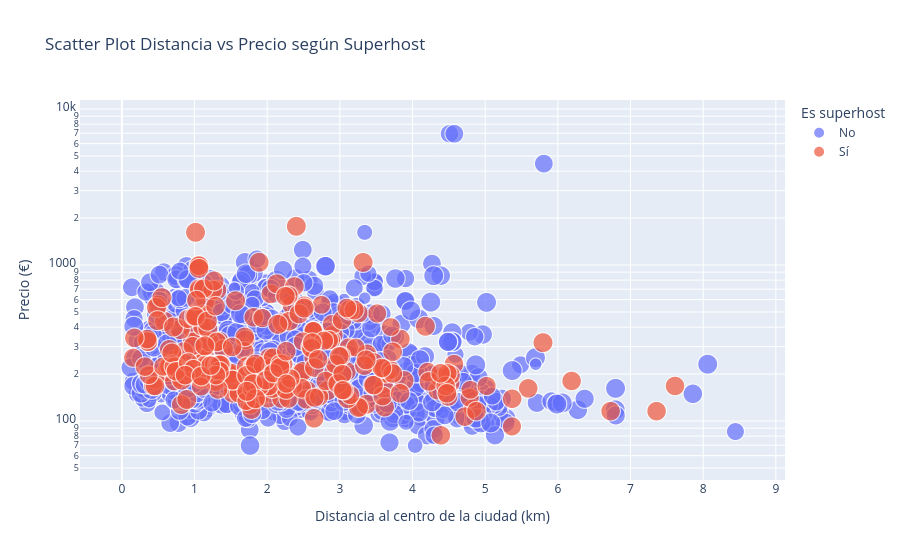

Here is the notebook cell this chart was saved with:
### Code cell
#3.8. Scatter Plot Distancia al centro de la ciudad vs Precio, color (Superhost), Tamaño de la burbuja (Puntuación General).
fig = px.scatter(bc_w,
    x="dist",
    y="realSum",
    log_y=True,
    color="host_is_superhost",
    size="guest_satisfaction_overall",
    hover_name="room_type",
    labels={
        "dist": "Distancia al centro de la ciudad (km)",
        "realSum": "Precio (€)",
        "host_is_superhost": "Es superhost",
        "guest_satisfaction_overall": "Puntuación General (0 a 100)"
    },
    title="Scatter Plot Distancia vs Precio según Superhost"
)
fig.show()
fig.write_image("scatter_distancia_precio_superhost.png")

### Figure 1 — Plotly figure (JSON) as saved in the notebook; plotly's stock layout.template omitted (floating-point values rounded to 4 significant figures; data arrays with more than 128 entries replaced by an {"elided": "..."} marker saying what was removed)
{"data": [{"hovertemplate": "<b>%{hovertext}</b><br><br>Es superhost=No<br>Distancia al centro de la ciudad (km)=%{x}<br>Precio (€)=%{y}<br>Puntuación General (0 a 100)=%{marker.size}<extra></extra>", "hovertext": {"elided": "1274 str values"}, "legendgroup": "No", "marker": {"color": "#636efa", "size": {"elided": "1274 float values"}, "sizemode": "area", "sizeref": 0.25, "symbol": "circle"}, "mode": "markers", "name": "No", "showlegend": true, "type": "scattergl", "x": {"elided": "1274 float values"}, "xaxis": "x", "y": {"elided": "1274 float values"}, "yaxis": "y"}, {"hovertemplate": "<b>%{hovertext}</b><br><br>Es superhost=Sí<br>Distancia al centro de la ciudad (km)=%{x}<br>Precio (€)=%{y}<br>Puntuación General (0 a 100)=%{marker.size}<extra></extra>", "hovertext": {"elided": "281 str values"}, "legendgroup": "Sí", "marker": {"color": "#EF553B", "size": {"elided": "281 float values"}, "sizemode": "area", "sizeref": 0.25, "symbol": "circle"}, "mode": "markers", "name": "Sí", "showlegend": true, "type": "scattergl", "x": {"elided": "281 float values"}, "xaxis": "x", "y": {"elided": "281 float values"}, "yaxis": "y"}], "layout": {"legend": {"itemsizing": "constant", "title": {"text": "Es superhost"}, "tracegroupgap": 0}, "title": {"text": "Scatter Plot Distancia vs Precio según Superhost"}, "xaxis": {"anchor": "y", "domain": [0, 1], "title": {"text": "Distancia al centro de la ciudad (km)"}}, "yaxis": {"anchor": "x", "domain": [0, 1], "title": {"text": "Precio (€)"}, "type": "log"}}}
